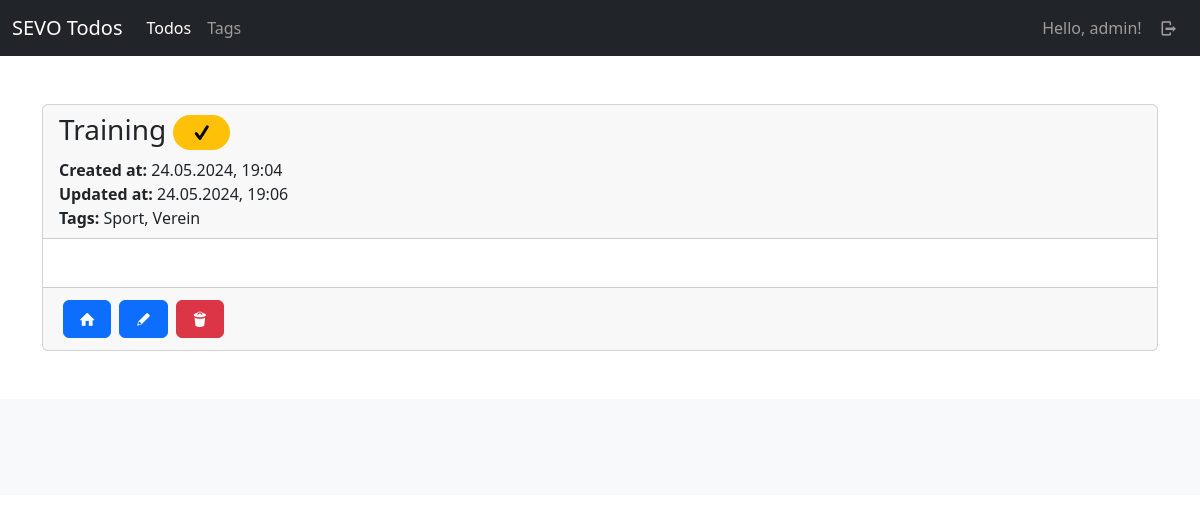
Screenshot of /todos/detail/16 (signed in) with the database file from the repository.
### todos/models.py (models this page shows, shortened)
class Todo(models.Model):
    user = models.ForeignKey(User, on_delete=models.CASCADE)
    title = models.CharField(max_length=255)
    content = tinymce_models.HTMLField()
    tags = models.ManyToManyField(Tag, blank=True)
    done = models.BooleanField(default=False)
    created_at = models.DateTimeField(auto_now_add=True)
    updated_at = models.DateTimeField(auto_now=True)
    class Meta:
        ordering = ["-created_at"]
        pass
    def get_tags_str(self):
        tags = self.tags.all()
        tags_list = [tag.name for tag in tags]
        return ", ".join(tags_list)

class Tag(models.Model):
    user = models.ForeignKey(User, on_delete=models.CASCADE)
    name = models.CharField(max_length=100)
    class Meta:
        ordering = ["name"]

### todos/views/todo_views.py (the view)
# urls.py: path("detail/<int:id>", todo_views.detail, name="todos-detail"),
@login_required(login_url="sevo-auth-login")
def detail(request, id):
    current_user = request.user
    todo = get_object_or_404(models.Todo, id=id, user=current_user)
    return render(request, "todos/todo/detail.html", {
        "title": _("Todo detail"),
        "todo": todo
    })

### todos/templates/todos/todo/detail.html (shortened to what this page needs)
{% extends "base_main.html" %}
{% load i18n %}
{% block main %}
    <div class="card">
        <div class="card-header">
            <h3>{{ todo.title }}
                <span class="badge rounded-pill {% if todo.done %}text-bg-success{% else %}text-bg-warning{% endif %}">
                    <i class="demo-icon icon-check"></i>
                </span>
            </h3>
            <div>
                <strong>{% trans "Created at" %}:</strong> {{ todo.created_at|date:"d.m.Y, H:i" }}
            </div>
            <div>
                <strong>{% trans "Updated at" %}:</strong> {{ todo.updated_at|date:"d.m.Y, H:i" }}
            </div>
            <div>
                <strong>{% trans "Tags" %}:</strong>
                {{ todo.get_tags_str}}
            </div>
        </div>
        <div class="card-body">
        </div>
        <div class="card-footer">
            <div class="d-flex justify-content-start align-content-center">
                <a class="d-block btn btn-primary d-block m-1" href="{% url "todos-index" %}"><i class="demo-icon icon-home"></i></a>
                <a class="btn btn-primary d-block m-1" href="{% url "todos-update" id=todo.id %}"><i class="demo-icon icon-pencil"></i></a>
                <a class="btn btn-danger d-block m-1" href="{% url "todos-delete" id=todo.id %}"><i class="demo-icon icon-trash"></i></a>
            </div>
        </div>
    </div>
{%  endblock %}

### templates/partials/_navbar.html (shortened to what this page needs)
{% load i18n %}
<nav class="navbar navbar-expand-lg navbar-dark bg-dark">
    <div class="container-fluid">
        <a class="navbar-brand" href="/">SEVO Todos</a>
        <div class="collapse navbar-collapse" id="navbarContent">
            <ul class="navbar-nav me-auto mb-2 mb-lg-0">
                {% if user.is_authenticated %}
                <li class="nav-item">
                    <a class="nav-link{% if "todos" in request.path %} active{% endif %}"{% if "todos" in request.path %} aria-current="page"{% endif %} href="{% url "todos-index" %}">{% trans "Todos" %}</a>
                </li>
                {% endif %}
                {% if user.is_authenticated %}
                <li class="nav-item">
                    <a class="nav-link{% if "tag" in request.path %} active{% endif %}"{% if "tag" in request.path %} aria-current="page"{% endif %} href="{% url "todos-tag-index" %}">{% trans "Tags" %}</a>
                </li>
                {% endif %}
            </ul>
            <ul class="navbar-nav mb-2 mb-lg-0">
                {% if user.is_authenticated %}
                    <li class="nav-item">
                        <a class="nav-link" href="{% url "sevo-auth-user-detail" %}">{% trans "Hello" %}, {{ user }}!</a>
                    </li>
                    <li class="nav-item">
                        <a class="nav-link" href="{% url "sevo-auth-logout" %}"><i class="demo-icon icon-logout"></i></a>
                    </li>
                {% else %}
                    <li class="nav-item">
                        <a class="nav-link {% if "login" in request.path %} active{% endif %}"{% if "members" in request.path %} aria-current="page"{% endif %} href="{% url "sevo-auth-login" %}"><i class="demo-icon icon-user"></i></a>
                    </li>
                {% endif %}
            </ul>
        </div>
    </div>
</nav>

### rows the page displays
Todo: title "Training", created_at "24.05.2024, 19:04", updated_at "24.05.2024, 19:06", get_tags_str "Sport, Verein"

### other values shown
{{ user }} "admin"
